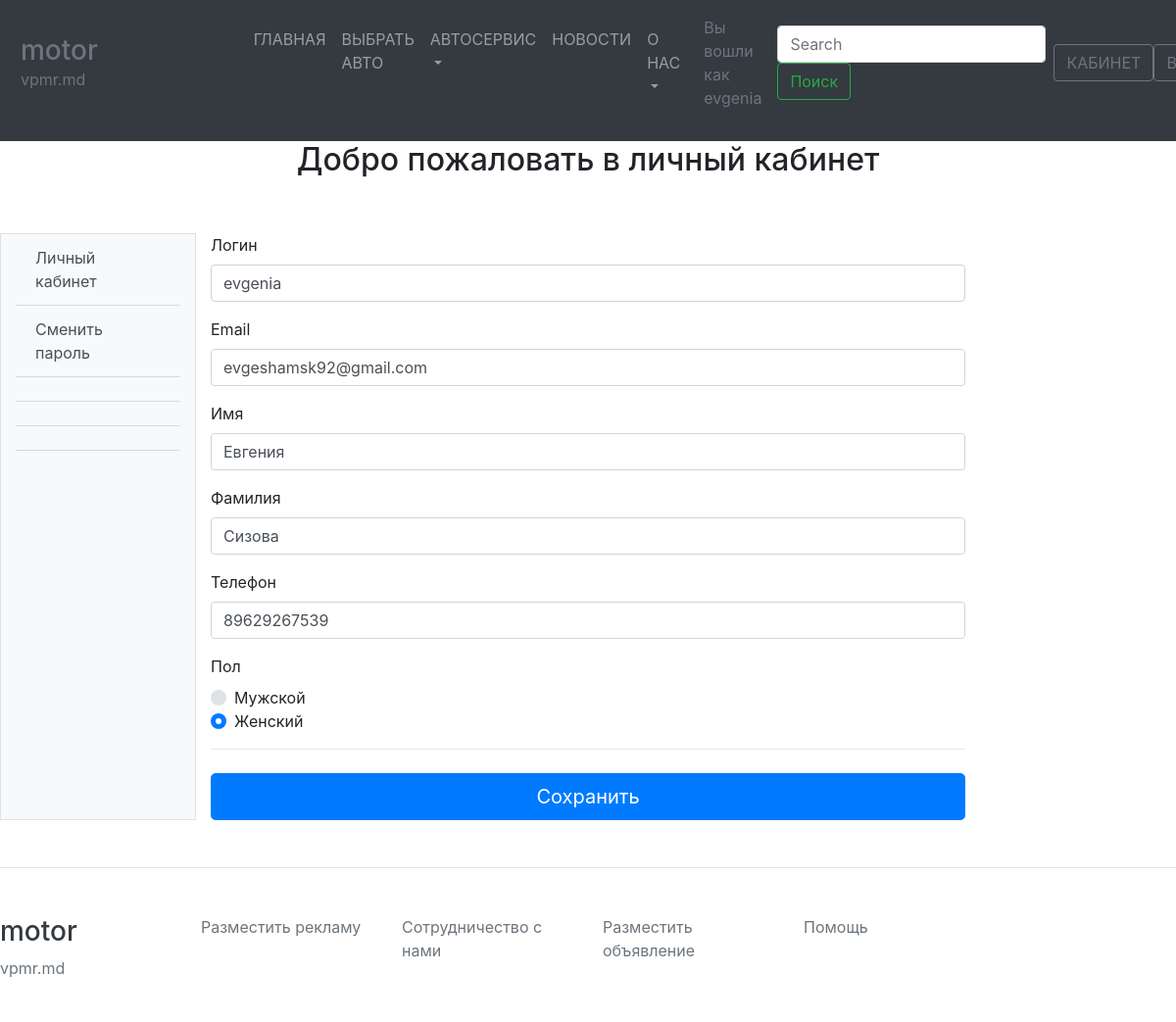
The app's page /user_page (signed in), older data.
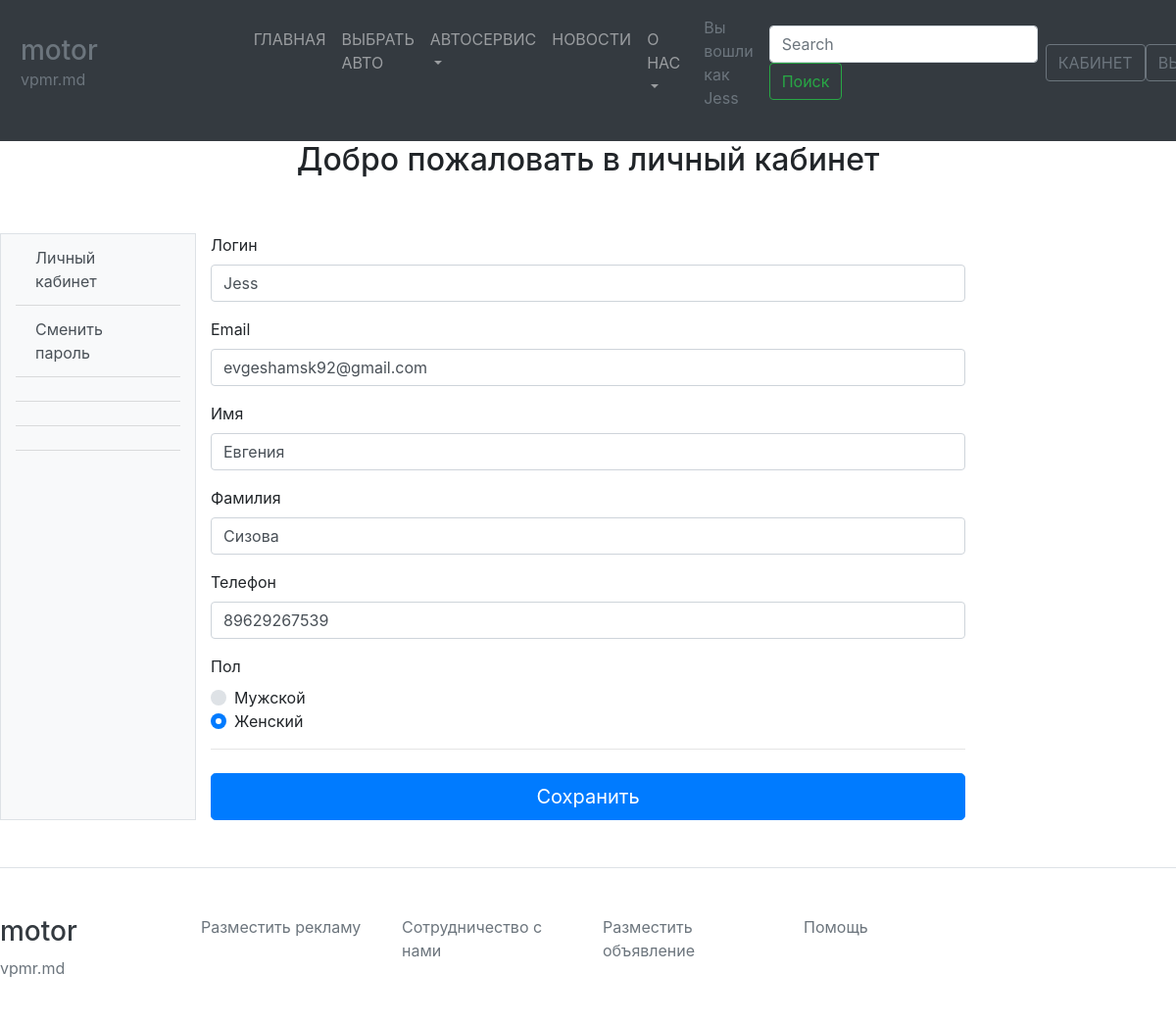
The same page, newer data.
### motor/models.py (models this page shows, shortened)
class User(models.Model):
    class Meta:
        verbose_name_plural = 'Пользователи'
    GENDER_LIST = [
        ('М', 'Мужской'),
        ('Ж', 'Женский')
    ]
    Login = models.CharField(
        max_length=30,
        verbose_name='Логин пользователя'
    )
    FirstName = models.CharField(
        max_length=30,
        verbose_name='Имя пользователя'
    )
    LastName = models.CharField(
        max_length=30,
        verbose_name='Фамилия пользователя'
    )
    Gender = models.CharField(
        max_length=1,
        choices=GENDER_LIST,
        verbose_name='Пол пользователя'
    )
    Phone = models.CharField(
        max_length=30,
        verbose_name='Мобильный телефон пользователя'
    )
    Email = models.CharField(
        max_length=30,
        verbose_name='Емейл пользователя',
        unique=True
    )
    Password = models.CharField(
        max_length=30,
        verbose_name='Пароль пользователя',
        default='None'
    )
    CreatedDate = models.DateTimeField(
        verbose_name='Дата создания',
        help_text='День, когда был создан аккаунт',
        auto_now_add=True
    )
    ModifiedDate = models.DateTimeField(
        verbose_name='Дата последнего изменения',
        help_text='Когда было изменено что-нибудь в аккаунте',
        auto_now_add=True
    )
    Active = models.BooleanField(
        verbose_name='Статус пользователя',
        help_text='Активен / Не активен',
        default=True
    )
    GroupID = models.ForeignKey(
        'UserGroup',
        on_delete=models.SET_NULL,
        verbose_name='Группа пользователя',
        help_text='К какой группе относится пользователь',
        null=True
    )

### motor/views.py (the view)
# urls.py: path('user_page', user_page, name='user_page'),
def user_page(request):
    if request.method == 'POST':
        userpage_form = UserpageForm(request.POST)
        user_id = request.session.get('user_id', None)
        if user_id is None:
            return redirect('index')
        if userpage_form.is_valid():
            user = User.objects.filter(id=user_id)[0]
            if user is None:
                raise Http404('User {} not found'.format(user_id))
            if 'email' in userpage_form.data:
                user.Email = userpage_form.data.get('email')
            if 'username' in userpage_form.data:
                user.Login = userpage_form.data.get('username')
            if 'firstname' in userpage_form.data:
                user.FirstName = userpage_form.data.get('firstname')
            if 'lastname' in userpage_form.data:
                user.LastName = userpage_form.data.get('lastname')
            if 'phone' in userpage_form.data:
                user.Phone = userpage_form.data.get('phone')
            if 'gender' in userpage_form.data:
                user.Gender = userpage_form.data.get('gender')
            user.save()
            return redirect('user_page')
        else:
            raise Http404('Я в чем-то ошиблась')
    else:
        signup_form = FormWrapper(SignUpForm())
        login_form = FormWrapper(LoginForm())
        user_id = request.session.get('user_id', None)
        if user_id is not None:
            user = User.objects.filter(id=user_id).first()
            if user is None:
                raise Http404('Error 404')
        params = None
        if user_id is None:
            params = {'signup_form': signup_form, 'login_form': login_form}
        else:
            params = {'user_login': user.Login, 'user_email': user.Email, 'firstname': user.FirstName,
                      'lastname': user.LastName, 'user_phone': user.Phone, 'gender': user.Gender}
        return render(request, 'motor/user_page.html', params)

### motor/templates/motor/user_page.html (shortened to what this page needs)
{% extends "motor/base.html" %}
{% block content %}
    <div class="py-5 text-center">
        <h2>Добро пожаловать в личный кабинет</h2>
    </div>
    <div class="d-flex" id="wrapper">
        <div class="bg-light border-right border col-md-2 order-md-1" id="sidebar-wrapper">
            <div class="list-group list-group-flush">
                <a href="user_page" class="list-group-item list-group-item-action bg-light">Личный кабинет</a>
                <a href="change_password" class="list-group-item list-group-item-action bg-light">Сменить пароль</a>
                <a href="#" class="list-group-item list-group-item-action bg-light"></a>
                <a href="#" class="list-group-item list-group-item-action bg-light"></a>
                <a href="#" class="list-group-item list-group-item-action bg-light"></a>
                <a href="#" class="list-group-item list-group-item-action bg-light"></a>
            </div>
        </div>
        <div class="col-md-8 order-md-1">
            <form class="needs-validation" novalidate method="POST" action="{% url 'user_page' %}">
                <div class="mb-3">
                    <label for="username">Логин</label>
                    <input type="text" class="form-control" name="username" id="username" placeholder="Ваше имя"
                           value="{{ user_login }}" required>
                </div>
                <div class="mb-3">
                    <label for="email">Email</label>
                    <input type="email" class="form-control" name="email" id="email" placeholder="Ваш E-mail"
                           value="{{ user_email }}">
                </div>
                <div class="mb-3">
                    <label for="firstname">Имя</label>
                    <input type="text" class="form-control" name="firstname" id="firstname" placeholder="Имя"
                           value="{{ firstname }}" required>
                </div>
                <div class="mb-3">
                    <label for="lastname">Фамилия</label>
                    <input type="text" class="form-control" name="lastname" id="Lastfirstname"
                           placeholder="Фамилия"
                           value="{{ lastname }}" required>
                </div>
                <div class="mb-3">
                    <label for="phone">Телефон</label>
                    <input type="text" class="form-control" name="phone" id="phone" placeholder="Номер телефона"
                           value="{{ user_phone }}" required>
                </div>
                <div class="mb-3">
                    <label for="gender">Пол</label>
                    <div class="custom-control custom-radio">
                        <label class="custom-control-label" for="man">Мужской</label>
                    </div>
                    <div class="custom-control custom-radio">
                        <label class="custom-control-label" for="woman">Женский</label>
                    </div>
                </div>
                <hr class="mb-4">
                <button class="btn btn-primary btn-lg btn-block" type="submit">Сохранить</button>
            </form>
        </div>
    </div>
{% endblock %}

### motor/templates/motor/base.html (shortened to what this page needs)
<!DOCTYPE html>
<html lang="en">
<head>
    <link rel="stylesheet" href="https://stackpath.bootstrapcdn.com/bootstrap/4.1.3/css/bootstrap.min.css"
>
    {% load static %}
    <link rel="stylesheet" href="{% static 'styles.css' %}">
</head>
<body>
{% include "motor/navbar.html" %}
<main role="main">
{% block content %}
{% endblock %}
</main>
{% include "motor/footer.html" %}
</body>
</html>

### motor/templates/motor/navbar.html (shortened to what this page needs)
<nav class="navbar navbar-expand-md navbar-dark fixed-top bg-dark">
    <ul class="col-6 col-md-2 header">
        <h3 class="text-muted">motor</h3>
        <a class="d-block mb-3 text-muted">vpmr.md</a>
    </ul>
    <ul class="collapse navbar-collapse button" id="n<vbarsExampleDefault">
        <ul class="navbar-nav mr-auto">
            <li class="nav-item">
                <a class="nav-link text-uppercase" href="index">Главная</a>
            </li>
            <li class="nav-item">
                <a class="nav-link text-uppercase" href="#">Выбрать авто</a>
            </li>
            <li class="nav-item dropdown">
                <a class="nav-link dropdown-toggle text-uppercase " href="https://example.com" data-toggle="dropdown"
                   aria-haspopup="true" aria-expanded="false">Автосервис</a>
            </li>
            <li class="nav-item">
                <a class="nav-link text-uppercase" href="#">Новости</a>
            </li>
            <li class="nav-item dropdown">
                <a class="nav-link dropdown-toggle text-uppercase" href="https://example.com" data-toggle="dropdown"
                   aria-haspopup="true" aria-expanded="false">О нас</a>
            </li>
        </ul>
        <a class="nav-link text-muted">Вы вошли как {{ user_login }}</a>
        <form class="form-inline my-2 my-lg-0">
            <input class="form-control mr-sm-2" type="text" placeholder="Search" aria-label="Search">
            <button class="btn btn-outline-success my-2 my-sm-0 " type="submit">Поиск</button>
        </form>
        {% if not user_login %}
            <button type="button" class="btn btn-outline-secondary text-uppercase" data-toggle="modal"
                    data-target="#login-form">Вход
            </button>
        {% else %}
            <a href="{% url 'user_page' %}" role="button" class="btn btn-outline-secondary text-uppercase">Кабинет</a>
            <a href="{% url 'logout' %}" role="button" class="btn btn-outline-secondary text-uppercase">Выход</a>
        {% endif %}
    </ul>
</nav>

### motor/templates/motor/footer.html
<footer class="pt-4 my-md-5 pt-md-5 border-top">
    <div class="row">
        <div class="col-12 col-md-2">
            <h3 class="text-dark">motor</h3>
            <a class="d-block mb-3 text-muted">vpmr.md</a>
        </div>
        <div class="col-4 col-md-2">
            <a class="text-muted" href="#">Разместить рекламу</a>
        </div>
        <div class="col-4 col-md-2">
            <a class="text-muted" href="#">Сотрудничество с нами</a>
        </div>
        <div class="col-4 col-md-2">
            <a class="text-muted" href="#">Разместить объявление</a>
        </div>
        <div class="col-4 col-md-2">
            <a class="text-muted" href="#">Помощь</a>
        </div>
    </div>
</footer>

### motor/static/styles.css (style rules this page uses)
body nav { color: #FAFAFA; margin: 0; }
nav ul.header { list-style: none; margin: 0; padding: 5px; color: #F5F5F5; display: block; }
nav ul.header h3 { margin: 0; color: #212121; }
ul::after { display: block; content: ' '; clear: both; float: none; }

Row changes from the older to the newer data that the page shows:
changed User "evgeshamsk92@gmail.com": Login "evgenia" → "Jess"; username "evgenia" → "Jess"
